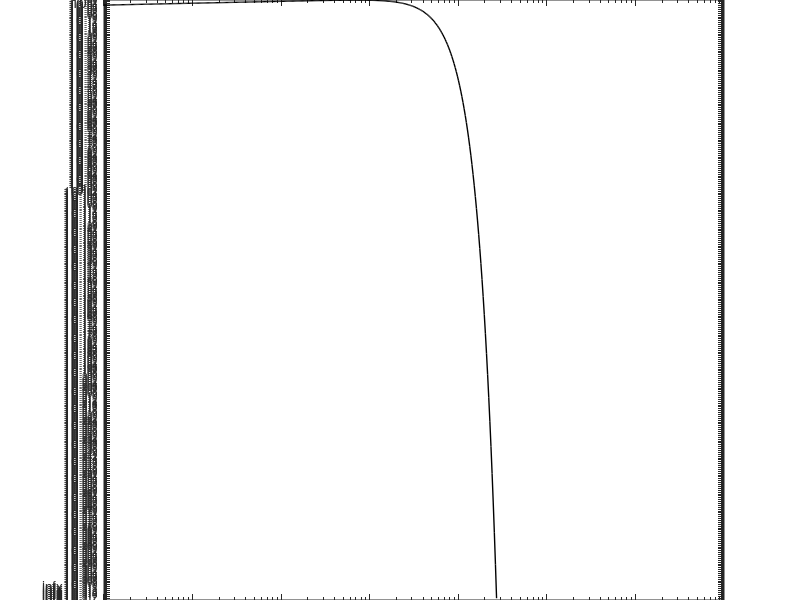

MATLAB code for this plot: (Note: this script raises an error after producing the figure.)
% 2016 08 09  Compare results for phasor summation for mixed assemblages

%addpath '/mnt/storage/modeling_code_current/'
%addpath '/mnt/storage/analysis_code_current/'
addpath '~/wjl/misc_matlab_code/saveSameSize'

base_path = '~/wjl/echo_stat_figs';

% Make save path
str = strsplit(mfilename('fullpath'),'/');
str = str{end};
save_path = fullfile(base_path,str);
if ~exist(save_path,'dir')
    mkdir(save_path);
end

% Set param
ka_all = [5,8,14];
M = 20;
Ns_all = [1,10,50];
Nw = 100;
pingnum_str = '1e7';
pingnum = eval(pingnum_str);

npt = 120;  % number of points for pe kde estimation


% Set simulated data path
simu_path = 'simulation_mixed_assem_loop_20160809_set1';

% Plot and cmp
for iKA=1:length(ka_all)
    disp(sprintf('ka=%dpi',ka_all(iKA)));
    save_fname = sprintf('%s_ka%02dpi_smpl%s',str,ka_all(iKA),pingnum_str);

    fig = figure;
    xr = logspace(-3,log10(2000),500);  % standard
    rayl = raylpdf(xr,1/sqrt(2));
    loglog(xr,rayl,'k','linewidth',1);
    hold on

    for iNs=1:length(Ns_all)
        simu_file = sprintf('pnum_%s_ka%dpi_M%d_Nw%d_Ns%d.mat',...
           pingnum_str,ka_all(iKA),M,Nw,Ns_all(iNs));
        E = load(fullfile(base_path,simu_path,simu_file));
        %[x,p_x] = findEchoDist(E.env/sqrt(mean(E.env.^2)),npt);
        [p_x,x] = findEchoDist_kde(E.env/sqrt(mean(E.env.^2)),npt);
        loglog(x,p_x,'linewidth',1);
    end
    xlabel('Normalized echo amplitude','fontsize',16);
    ylabel('PDF','fontsize',16);
    title(sprintf('ka = %dpi, smplN=%s',ka_all(iKA),pingnum_str),...
          'fontsize',18);
    ll = legend('Rayleigh','Ns=1','Ns=10','Ns=50');
    set(ll,'fontsize',18)
    set(gca,'fontsize',14);
    xlim([1e-3 1e2]);
    ylim([1e-6 1e3]);

    saveas(fig,[fullfile(save_path,save_fname),'.fig'],'fig');
    saveSameSize_100(fig,'file',[fullfile(save_path,save_fname),'.png'],...  
                     'format','png');

end


